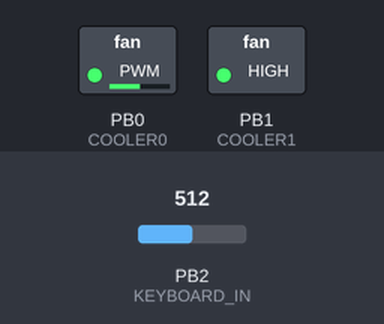
Bench run of a program on a simulated ATtiny13, built with avr-gcc and emulated at 9.6 MHz. Shown: switched loads named in the program (green lamp = pin HIGH). The test bench sets the inputs (shaded band); at power-on: PB2 (KEYBOARD_IN) = 512. EEPROM starts erased.

Above: at 1.2 s.
1.3 s: PB2 (KEYBOARD_IN) set to 0
At 1.71 s:
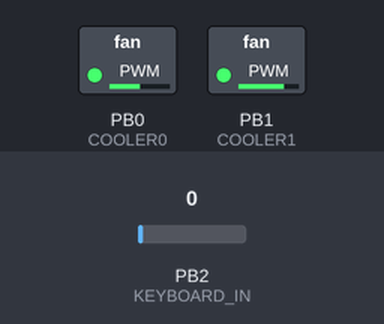
At 3.2 s:
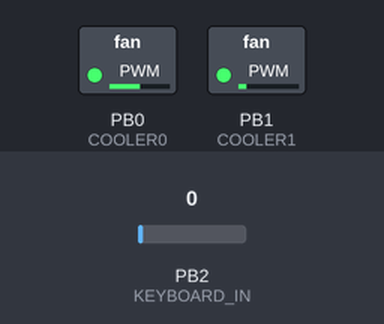
Timing chart, 0 to 4.7 s (numbered marks = the images above; inputs shaded):
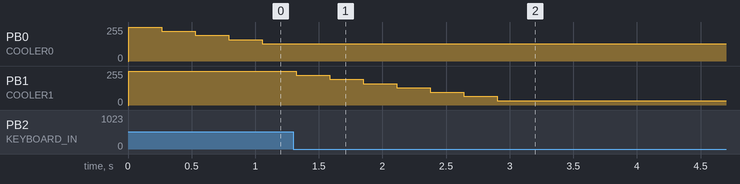

Measured:
- after the input at 1.3 s, PB0 (COOLER0): stays 128/255 (without the input it goes to 96/255 after 0.02 s); PB1 (COOLER1): moves from 255/255 to 32/255 over 1.6 s, starting at once

The program:

main.cpp
```cpp
#define F_CPU 9600000UL
#include <avr/io.h>
#include <util/delay.h>
#include <avr/interrupt.h>
#include <avr/eeprom.h>


#define FIRST_PLUS_MIN 187
#define FIRST_PLUS_MAX 196

#define FIRST_MINUS_MIN 120
#define FIRST_MINUS_MAX 137

#define SECOND_PLUS_MIN 167
#define SECOND_PLUS_MAX 174

#define SECOND_MINUS_MIN 0
#define SECOND_MINUS_MAX 10


#define COOLER0 PB0 // OC0A
#define COOLER1 PB1 // OC0B
#define KEYBOARD_IN PB2 //ADC1

#define PWM_ARR_SIZES 8
#define PWM_ARR_MAX (PWM_ARR_SIZES-1)

volatile uint8_t keyboard_value = 255;

uint8_t EEMEM first = PWM_ARR_MAX;
uint8_t EEMEM second = PWM_ARR_MAX;
uint8_t EEMEM crc = 0;

uint8_t first_value = 0;
uint8_t second_value = 0;
uint8_t crc_t = 0;

uint8_t pwm_values[PWM_ARR_SIZES] = {
	32, 64, 96, 128,
	160, 192, 224, 255
};

ISR(ADC_vect)
{
	keyboard_value = ADCH;
}

int main(void)
{
	DDRB |= (1 << COOLER0)|(1 << COOLER1); // Âûõîäû
	PORTB &= ~((1 << COOLER0)|(1 << COOLER1)); // Íèçêèé óðîâåíü
	// Òàéìåð äëÿ ØÈÌ
	TCCR0A = (1 << COM0A1) | (1 << COM0B1) | (1 << WGM01) | (1 << WGM00);


	TCNT0 = 0; // Ñáðîñ çíà÷åíèå ñ÷¸ò÷èêà

	while (!eeprom_is_ready()){}
	//Âîññòàíîâëåíèå çíà÷åíèé ØÈÌ
	first_value =  eeprom_read_byte(&first);
	second_value =  eeprom_read_byte(&second);
	crc_t =  eeprom_read_byte(&crc);
	if(crc_t != first_value+second_value || (first_value > PWM_ARR_MAX || second_value > PWM_ARR_MAX) || crc_t == 0xFF){
		eeprom_write_byte(&first, PWM_ARR_MAX);
		eeprom_write_byte(&second, PWM_ARR_MAX);
		eeprom_write_byte(&crc, PWM_ARR_MAX*2);
		first_value = second_value =  PWM_ARR_MAX;
	}


	OCR0A = pwm_values[first_value];
	OCR0B = pwm_values[second_value];

	TCCR0B = (1 << CS00); // Áåç äåëèòåëÿ
	ADMUX = 1 | (1 << ADLAR); // VCC REF, ADC2
	ADCSRA = ((1 << ADEN) | (1 << ADSC) | (1 << ADATE) | (1 << ADIE) | (1 << ADIE) | (1 << ADPS1)); // ÀÖÏ âêëþ÷åí, çàïóñê ïðåîáðàçîâàíèÿ, ðåæèì àâòîèçìåðåíèÿ, ïðåðûâàíèå ïî îêîí÷àíèþ ïðåîáðàçîâàíèÿ, ÷àñòîòà CLK/4
	ADCSRB = 0; //Ðåæèì àâòîèçìåðåíèÿ: ïîñòîÿííî çàïóùåíî
	sei();
	while(1)
	{
		cli();
		uint8_t val_key = keyboard_value;
		sei();

		if(val_key >= FIRST_PLUS_MIN && val_key <= FIRST_PLUS_MAX){ //Ïëþñ ïåðâîãî êàíàëà
			if(first_value != PWM_ARR_MAX){
				OCR0A = pwm_values[++first_value];
				eeprom_write_byte(&first, first_value);
				eeprom_write_byte(&crc, first_value+second_value);
			}
			} else if(val_key >= FIRST_MINUS_MIN && val_key <= FIRST_MINUS_MAX) { //Ìèíóñ ïåðâîãî êàíàëà
			if(first_value != 0){
				OCR0A = pwm_values[--first_value];
				eeprom_write_byte(&first, first_value);
				eeprom_write_byte(&crc, first_value+second_value);
			}
			} else if(val_key >= SECOND_PLUS_MIN && val_key <= SECOND_PLUS_MAX) { //Ïëþñ ïåðâîãî êàíàëà
			if(second_value != PWM_ARR_MAX){
				OCR0B = pwm_values[++second_value];
				eeprom_write_byte(&second, second_value);
				eeprom_write_byte(&crc, first_value+second_value);
			}
			} else if(val_key >= SECOND_MINUS_MIN && val_key <= SECOND_MINUS_MAX) { //Ìèíóñ ïåðâîãî êàíàëà
			if(second_value != 0){
				OCR0B = pwm_values[--second_value];
				eeprom_write_byte(&second, second_value);
				eeprom_write_byte(&crc, first_value+second_value);
			}
		}
		val_key = 255;
		_delay_ms(100);
	}
}
```
